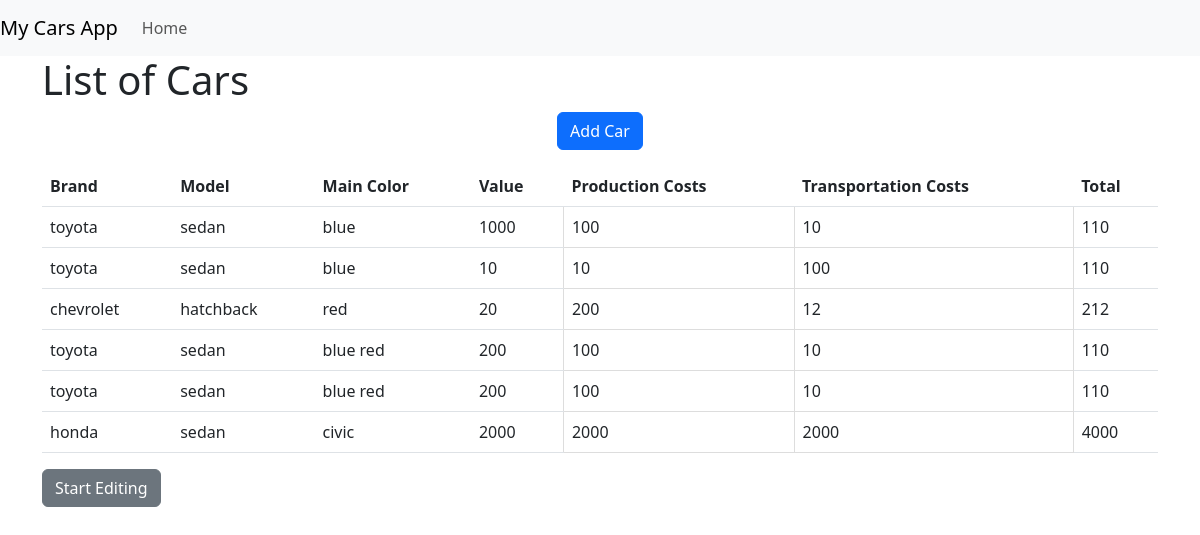
Before: / with the older database file.
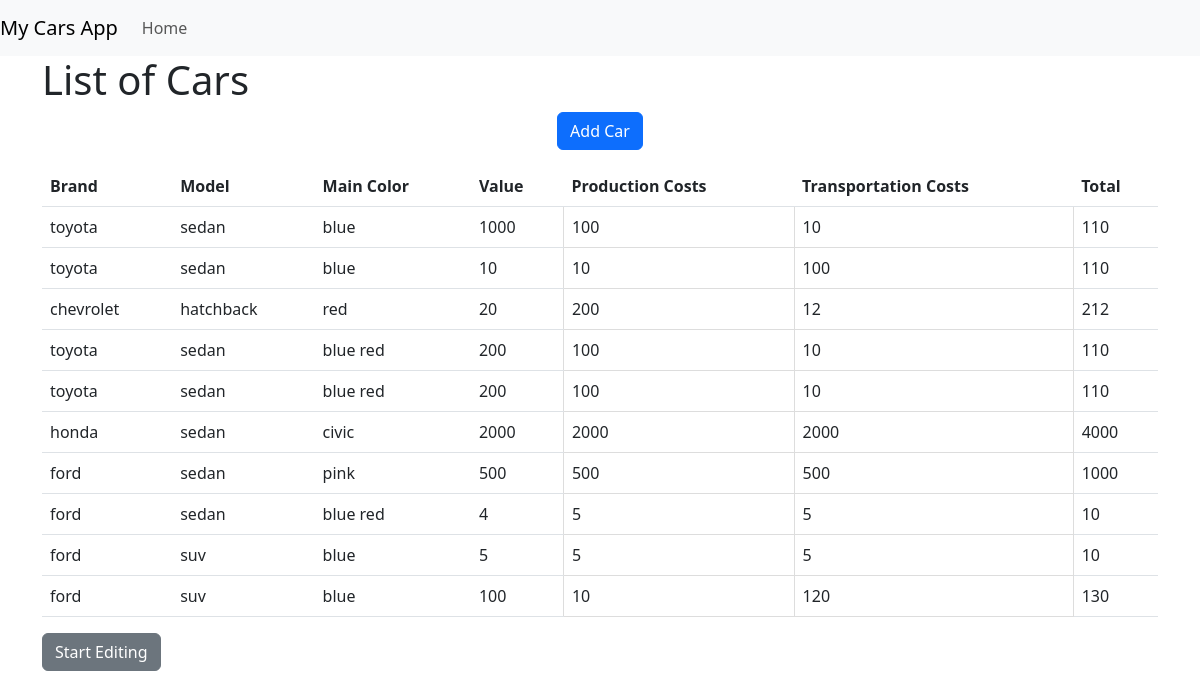
After: the same page with the newer database file.
### cars/models.py (models this page shows, shortened)
class Car(models.Model):
    MODEL_CHOICES = (
        ('sedan', 'Sedan'),
        ('suv', 'SUV'),
        ('hatchback', 'Hatchback'),
    )
    BRAND_CHOICES = (
        ('toyota', 'Toyota'),
        ('ford', 'Ford'),
        ('chevrolet', 'Chevrolet'),
        ('honda', 'Honda'),
    )
    main_color = models.CharField(max_length=50)
    model = models.CharField(max_length=50, choices=MODEL_CHOICES)
    brand = models.CharField(max_length=50, choices=BRAND_CHOICES)
    value = models.IntegerField()
    production_costs = models.IntegerField()
    transportation_costs = models.IntegerField()
    @property
    def total(self):
        return self.production_costs + self.transportation_costs

### cars/views.py (the view)
# urls.py: path('', CarListView.as_view(), name='car_list'),
class CarListView(ListView):
    model = Car
    template_name = 'cars/car_list.html'  # Ruta a tu plantilla
    context_object_name = 'car_list'  # Nombre del objeto de contexto en la plantilla

### cars/templates/cars/car_list.html (shortened to what this page needs)
{% extends 'base.html' %}
{% block content %}
  <h1>List of Cars</h1>
  <div class="mb-3">
    <div class="text-center">
      <a href="{% url 'car_create' %}" class="btn btn-primary">Add Car</a>
    </div>
  </div>
  <table class="table" id="carTable">
    <thead>
      <tr>
        <th>Brand</th>
        <th>Model</th>
        <th>Main Color</th>
        <th>Value</th>
        <th>Production Costs</th>
        <th>Transportation Costs</th>
        <th>Total</th>
      </tr>
    </thead>
    <tbody>
      {% for car in car_list %}
        <tr>
          <td>{{ car.brand }}</td>
          <td>{{ car.model }}</td>
          <td>{{ car.main_color }}</td>
          <td>{{ car.value }}</td>
          <td class="editable-cell" oninput="updateTotal(this)">{{ car.production_costs }}</td>
          <td class="editable-cell" oninput="updateTotal(this)">{{ car.transportation_costs }}</td>
          <td>{{ car.total }}</td>
        </tr>
      {% empty %}
        <tr>
          <td colspan="7">No cars found.</td>
        </tr>
      {% endfor %}
    </tbody>
  </table>
  <div class="mb-3">
    <a href="javascript:void(0)" onclick="startEditing()" class="btn btn-secondary" id="startEditingBtn">Start Editing</a>
  </div>
{% endblock %}

### cars/templates/base.html (shortened to what this page needs)
<!DOCTYPE html>
<html>
<head>
    <link rel="stylesheet" href="https://cdn.jsdelivr.net/npm/bootstrap@5.3.0/dist/css/bootstrap.min.css">
</head>
<body>
    <nav class="navbar navbar-expand-lg navbar-light bg-light">
        <a class="navbar-brand" href="#">My Cars App</a>
        <div class="collapse navbar-collapse" id="navbarNav">
            <ul class="navbar-nav">
                <li class="nav-item active">
                    <a class="nav-link" href="/">Home</a>
                </li>
            </ul>
        </div>
    </nav>
    <div class="container">
        {% block content %}{% endblock %}
    </div>
</body>
</html>

### cars/templates/cars/car_list.html (style rules this page uses)
.editable-cell { background-color: #f5f5f5; border: 1px solid #ddd; padding: 5px; transition: background-color 0.3s ease; }

Changed rows visible on the page:
added Car: brand "ford", model "sedan", main_color "pink", value "500", production_costs "500", transportation_costs "500", total "1000"
added Car: brand "ford", model "sedan", main_color "blue red", value "4", production_costs "5", transportation_costs "5", total "10"
added Car: brand "ford", model "suv", main_color "blue", value "5", production_costs "5", transportation_costs "5", total "10"
added Car: brand "ford", model "suv", main_color "blue", value "100", production_costs "10", transportation_costs "120", total "130"
